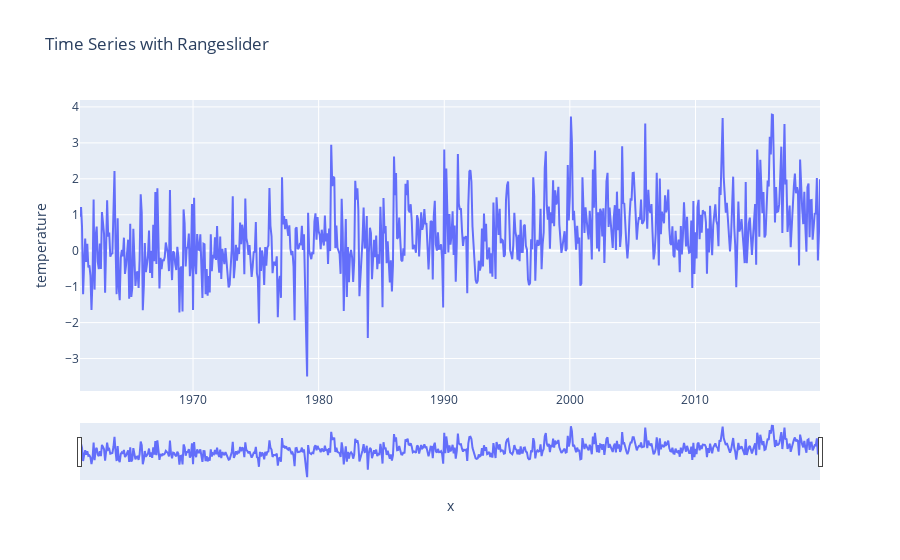

The notebook cell saved with this chart:
### Code cell
import plotly.graph_objects as go
fig = px.line(ts,x=ts.index, y= ts.temperature, title='Time Series with Rangeslider').update_xaxes(rangeslider_visible=True)
# fig = px.line(ts, x='temperature', title='Time Series with Rangeslider')
fig.show()

### Figure 1 — Plotly figure (JSON) as saved in the notebook; plotly's stock layout.template omitted (floating-point values rounded to 4 significant figures; data arrays with more than 128 entries replaced by an {"elided": "..."} marker saying what was removed)
{"data": [{"hoverlabel": {"namelength": 0}, "hovertemplate": "x=%{x}<br>temperature=%{y}", "legendgroup": "", "line": {"color": "#636efa", "dash": "solid"}, "mode": "lines", "name": "", "showlegend": false, "type": "scatter", "x": {"elided": "708 str values"}, "xaxis": "x", "y": {"elided": "708 float values"}, "yaxis": "y"}], "layout": {"legend": {"tracegroupgap": 0}, "title": {"text": "Time Series with Rangeslider"}, "xaxis": {"anchor": "y", "domain": [0, 1], "rangeslider": {"visible": true}, "title": {"text": "x"}}, "yaxis": {"anchor": "x", "domain": [0, 1], "title": {"text": "temperature"}}}}
